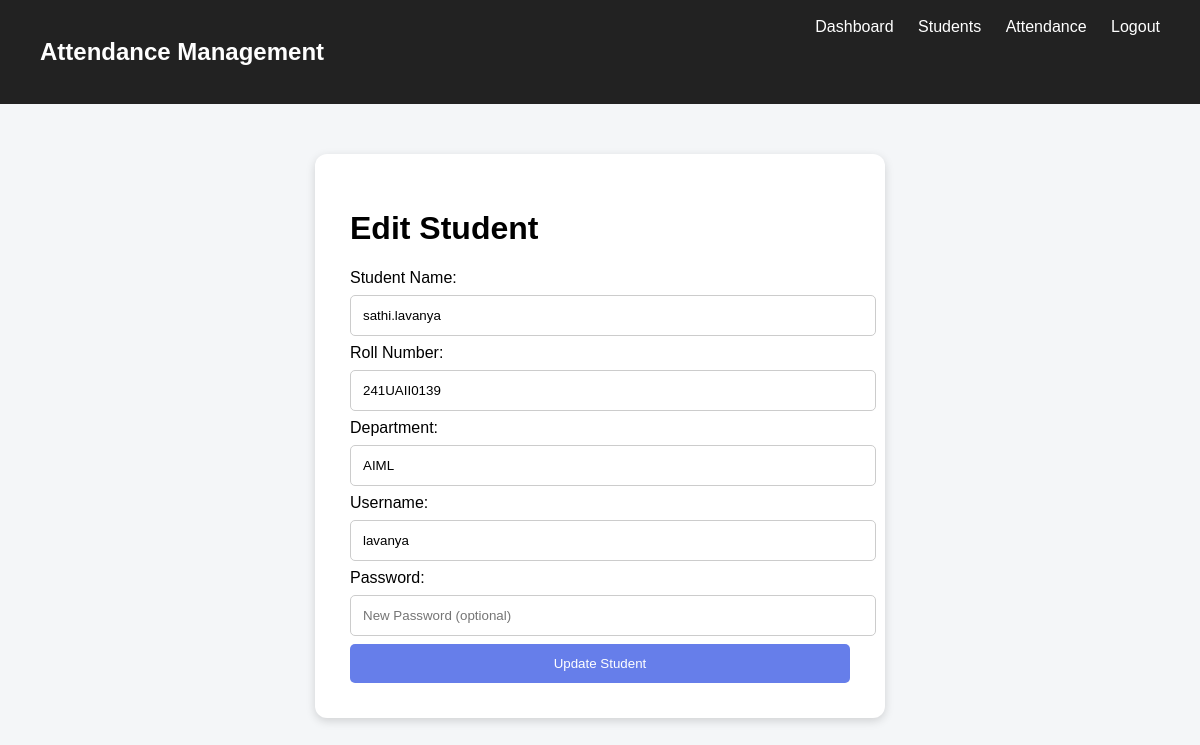
The app's page /edit_student/2 (signed in) with its own data.
### tables this page shows
CREATE TABLE students (
            id INTEGER PRIMARY KEY AUTOINCREMENT,
            user_id INTEGER UNIQUE NOT NULL,
            name TEXT NOT NULL,
            roll_number TEXT UNIQUE NOT NULL,
            department TEXT NOT NULL,
            FOREIGN KEY(user_id)
            REFERENCES users(id)
            ON DELETE CASCADE
        );

CREATE TABLE users (
            id INTEGER PRIMARY KEY AUTOINCREMENT,
            username TEXT UNIQUE NOT NULL,
            password TEXT NOT NULL,
            role TEXT NOT NULL
        );

### app.py (the view, shortened to what this page needs)
@app.route("/edit_student/<int:student_id>", methods=["GET", "POST"])
def edit_student(student_id):
    if session.get("role") != "admin":
        return redirect("/")
    conn = get_db()
    student = conn.execute("""
        SELECT
            students.*,
            users.username
        FROM students
        LEFT JOIN users
        ON students.user_id = users.id
        WHERE students.id = ?
    """, (
        student_id,
    )).fetchone()
    if student is None:
        conn.close()
        return redirect("/students")
    conn.close()
    return render_template(
        "edit_student.html",
        student=student
    )

### app.py (called while the page is built)
def get_db():
    conn = sqlite3.connect(DATABASE)
    conn.row_factory = sqlite3.Row
    conn.execute("PRAGMA foreign_keys = ON")
    return conn

### templates/edit_student.html (shortened to what this page needs)
<!DOCTYPE html>
<html>
<head>
</head>
<body>
<nav>
    <h2>Attendance Management</h2>
    <div>
        <a href="/admin_dashboard">Dashboard</a>
        <a href="/students">Students</a>
        <a href="/attendance">Attendance</a>
        <a href="/logout">Logout</a>
    </div>
</nav>
<div class="form-box">
    <h1>Edit Student</h1>
    <form method="POST">
        <label for="name">Student Name:</label>
        <input
            type="text"
            name="name"
            value="{{ student.name }}"
            required
        >
        <label for="roll_number">Roll Number:</label>
        <input
            type="text"
            name="roll_number"
            value="{{ student.roll_number }}"
            required
        >
        <label for="department">Department:</label>
        <input
            type="text"
            name="department"
            value="{{ student.department }}"
            required
        >
        <label for="username">Username:</label>
        <input
            type="text"
            name="username"
            value="{{ student.username }}"
            required
        >
        <label for="password">Password:</label>
        <input
            type="password"
            name="password"
            placeholder="New Password (optional)"
        >
        <button type="submit">
            Update Student
        </button>
    </form>
</div>
</body>
</html>

### templates/edit_student.html (style rules this page uses)
body { margin: 0; font-family: Arial; background: #f4f6f8; }
nav { background: #222; color: white; padding: 18px 40px; display: flex; justify-content: space-between; }
nav a { color: white; text-decoration: none; margin-left: 20px; }
.form-box { width: 500px; margin: 50px auto; background: white; padding: 35px; border-radius: 12px; box-shadow: 0 3px 10px rgba(0,0,0,0.15); }
input { width: 100%; padding: 12px; margin: 8px 0; border: 1px solid #ccc; border-radius: 5px; }
button { width: 100%; padding: 12px; background: #667eea; color: white; border: none; border-radius: 5px; }

### records on screen
students: name "sathi.lavanya", roll_number "241UAII0139", department "AIML"
users: username "lavanya"
